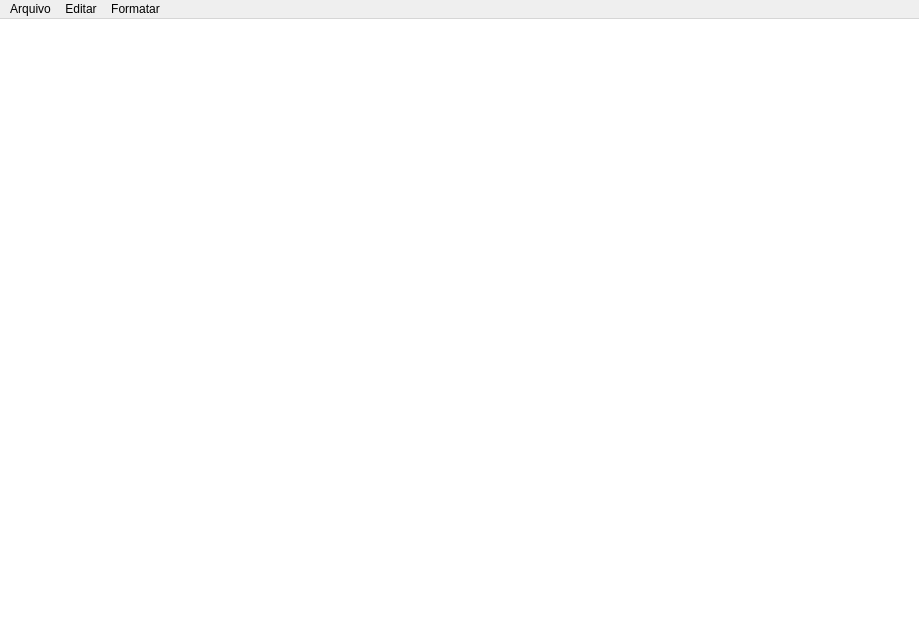
<?xml version="1.0" encoding="UTF-8"?>
<ui version="4.0">
 <class>Notepad</class>
 <widget class="QMainWindow" name="Notepad">
  <property name="geometry">
   <rect>
    <x>0</x>
    <y>0</y>
    <width>919</width>
    <height>631</height>
   </rect>
  </property>
  <property name="windowTitle">
   <string>Notepad</string>
  </property>
  <widget class="QWidget" name="centralwidget">
   <property name="styleSheet">
    <string notr="true">background-color: rgb(255, 255, 255);</string>
   </property>
   <layout class="QGridLayout" name="gridLayout_4">
    <item row="0" column="0">
     <layout class="QGridLayout" name="gridLayout_3">
      <item row="0" column="0">
       <widget class="QTextEdit" name="texto">
        <property name="font">
         <font>
          <family>Consolas</family>
          <pointsize>10</pointsize>
         </font>
        </property>
        <property name="styleSheet">
         <string notr="true">margin: -200;</string>
        </property>
       </widget>
      </item>
     </layout>
    </item>
   </layout>
  </widget>
  <widget class="QMenuBar" name="menuBar">
   <property name="geometry">
    <rect>
     <x>0</x>
     <y>0</y>
     <width>919</width>
     <height>20</height>
    </rect>
   </property>
   <widget class="QMenu" name="menuArquivo">
    <property name="tearOffEnabled">
     <bool>false</bool>
    </property>
    <property name="title">
     <string>Arquivo</string>
    </property>
    <addaction name="actionNovo"/>
    <addaction name="actionNova_Janela"/>
    <addaction name="actionAbrir"/>
    <addaction name="actionSalvar"/>
    <addaction name="actionSalvar_como"/>
    <addaction name="separator"/>
    <addaction name="actionSair"/>
   </widget>
   <widget class="QMenu" name="menuEditar">
    <property name="title">
     <string>Editar</string>
    </property>
    <addaction name="actionDesfazer"/>
    <addaction name="separator"/>
    <addaction name="actionRecortar"/>
    <addaction name="actionCopiar"/>
    <addaction name="actionColar"/>
    <addaction name="actionExcluir"/>
    <addaction name="separator"/>
    <addaction name="actionLocalizar"/>
   </widget>
   <widget class="QMenu" name="menuFormatar">
    <property name="title">
     <string>Formatar</string>
    </property>
    <addaction name="actionFonte"/>
   </widget>
   <addaction name="menuArquivo"/>
   <addaction name="menuEditar"/>
   <addaction name="menuFormatar"/>
  </widget>
  <action name="actionSalvar">
   <property name="text">
    <string>Salvar</string>
   </property>
   <property name="shortcut">
    <string>Ctrl+S</string>
   </property>
  </action>
  <action name="actionAbrir">
   <property name="text">
    <string>Abrir...</string>
   </property>
   <property name="shortcut">
    <string>Ctrl+O</string>
   </property>
  </action>
  <action name="actionNovo">
   <property name="text">
    <string>Novo</string>
   </property>
   <property name="shortcut">
    <string>Ctrl+N</string>
   </property>
  </action>
  <action name="actionNova_Janela">
   <property name="text">
    <string>Nova Janela</string>
   </property>
   <property name="shortcut">
    <string>Ctrl+Shift+N</string>
   </property>
  </action>
  <action name="actionSalvar_como">
   <property name="text">
    <string>Salvar como...</string>
   </property>
   <property name="shortcut">
    <string>Ctrl+Shift+S</string>
   </property>
  </action>
  <action name="actionSair">
   <property name="text">
    <string>Sair</string>
   </property>
  </action>
  <action name="actionDesfazer">
   <property name="text">
    <string>Desfazer</string>
   </property>
   <property name="shortcut">
    <string>Ctrl+Z</string>
   </property>
  </action>
  <action name="actionRecortar">
   <property name="text">
    <string>Recortar</string>
   </property>
   <property name="shortcut">
    <string>Ctrl+X</string>
   </property>
  </action>
  <action name="actionCopiar">
   <property name="text">
    <string>Copiar</string>
   </property>
   <property name="shortcut">
    <string>Ctrl+C</string>
   </property>
  </action>
  <action name="actionColar">
   <property name="text">
    <string>Colar</string>
   </property>
   <property name="shortcut">
    <string>Ctrl+V</string>
   </property>
  </action>
  <action name="actionExcluir">
   <property name="text">
    <string>Excluir</string>
   </property>
   <property name="shortcut">
    <string>Del</string>
   </property>
  </action>
  <action name="actionLocalizar">
   <property name="text">
    <string>Localizar...</string>
   </property>
   <property name="shortcut">
    <string>Ctrl+F</string>
   </property>
  </action>
  <action name="actionFonte">
   <property name="text">
    <string>Fonte...</string>
   </property>
  </action>
 </widget>
 <resources/>
 <connections/>
</ui>
